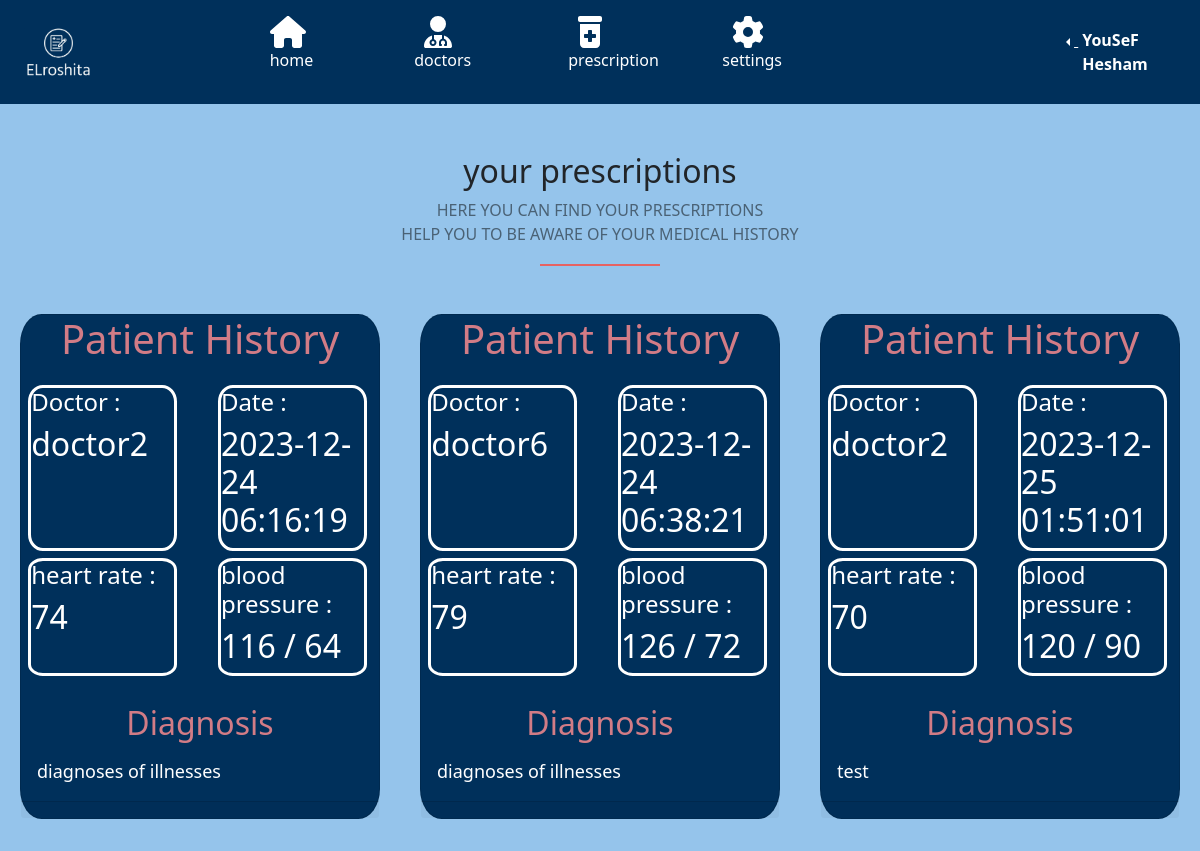
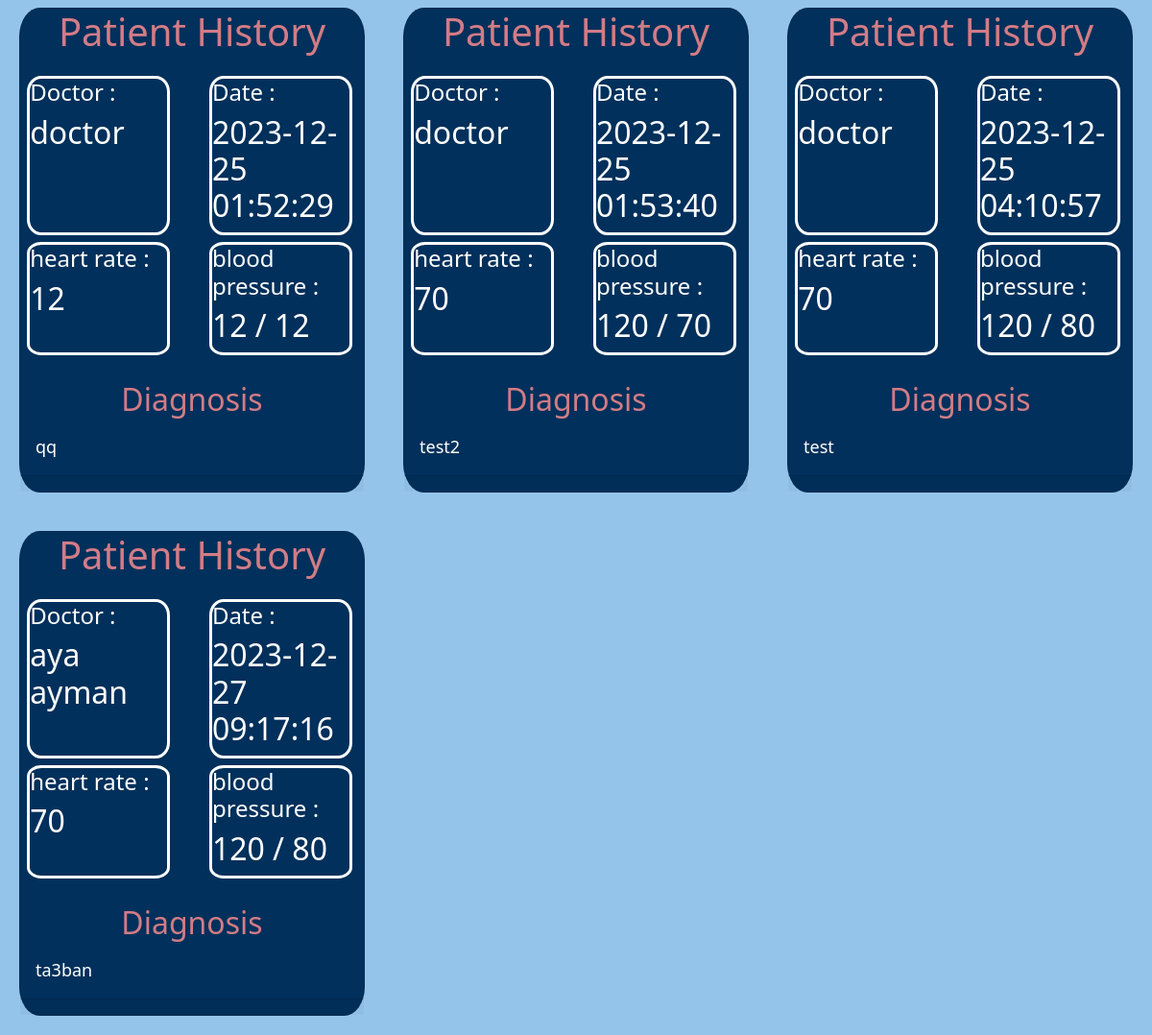
The page /prescription.php (signed in) on the database its author committed (2 pictures, top to bottom).
### tables this page shows
CREATE TABLE `user_login` (
  `id` int(11) NOT NULL,
  `user_image` varchar(100) NOT NULL,
  `username` varchar(255) NOT NULL,
  `password` varchar(255) NOT NULL,
  `name` varchar(255) NOT NULL,
  `is_doctor` int(11) NOT NULL
);

CREATE TABLE `roshita` (
  `patient_id` int(11) NOT NULL,
  `roshita_date` datetime NOT NULL DEFAULT current_timestamp(),
  `roshita` text NOT NULL,
  `heart rate` int(4) NOT NULL,
  `systolic_blood_pressure` int(4) NOT NULL,
  `diastolic_blood_pressure` int(4) NOT NULL,
  `doctor_id` int(11) NOT NULL
);

### prescription.php (the view, shortened to what this page needs)
<?php
include "backend/dbconnect.php";
$user_id_session = $_SESSION['name'];
$sql = "select user_image , name , username from user_login where id = $user_id_session";
$result = mysqli_query($conn, $sql);
$row = mysqli_fetch_assoc($result);
$sql2 = "select * from roshita where patient_id = $user_id_session";
$result2 = mysqli_query($conn, $sql2);
?>
<!DOCTYPE html>
<html lang="en">
<head>
    <link rel="stylesheet" href="css/bootstrap.min.css">
    <link rel="stylesheet" href="css/all.min.css">
    <link rel="stylesheet" href="css/style.css">
    <link rel="stylesheet" href="css/prescription_style.css">
</head>
<body>
    <nav class="navbar navbar-expand-lg navbar-light bg-body-tertiary">
        <div class="container-fluid justify-content-between">
            <div class="d-flex">
                <a class="navbar-brand me-0 mb-0 d-flex align-items-center" href="#">
                    <img src="imgs/logo.webp" height="70px" alt="Logo" loading="lazy" style="margin: 0px;" />
                </a>
            </div>
            <ul class="navbar-nav flex-row d-none d-md-flex d-sm-none">
                <li class="nav-item me-1 me-lg-1 active">
                    <a class="nav-link" href="home.php">
                        <span><i class="fas fa-home fa-lg fa-2xl"></i></span>
                        <p>home</p>
                    </a>
                </li>
                <li class="nav-item me-1 me-lg-1">
                    <a class="nav-link" href="doctors_tab.php">
                        <span><i class="fa-solid fa-user-doctor fa-2xl"></i></span>
                        <p class="h6edit">doctors</p>
                    </a>
                </li>
                <li class="nav-item me-1 me-lg-1">
                    <a class="nav-link" href="prescription.php">
                        <span><i class="fa-solid fa-prescription-bottle-medical fa-2xl"></i></span>
                        <p class="h6edit">prescription</p>
                    </a>
                </li>
                <li class="nav-item me-1 me-lg-1">
                    <a class="nav-link" href="setting.php">
                        <span><i class="fa-solid fa-gear fa-2xl"></i></span>
                        <p class="h6edit">settings</p>
                    </a>
                </li>
            </ul>
            <ul class="navbar-nav flex-row d-none d-md-flex d-sm-none">
                <li class="nav-item me-md-1 me-lg-1  d-sm-none  d-lg-flex d-md-flex">
                    <a class="nav-link d-sm-none  d-lg-flex d-md-flex " href="#">
                        <div class="btn-group dropstart">
                            <a class="dropdown-toggle" href="#" role="button" data-bs-toggle="dropdown" aria-expanded="false">
                            </a>
                        </div>
                        <strong class="username d-none d-sm-none  d-lg-block d-md-block ms-1">
                            <?php
                            $user_name_file = $row['name'];
                            echo "$user_name_file";
                            ?>
                        </strong>
                    </a>
                </li>
            </ul>
        </div>
    </nav>
    <div class="checked_cards_container">
        <div class="main-title mt-5 mb-5 position-relative">
            <h2>your prescriptions</h2>
            <p class="text-black-50 text-uppercase">here you can find your prescriptions <br> help you to be aware of your Medical history</p>
        </div>
    </div>
    <div class="row row-cols-1 row-cols-md-3 g-0">
    <?php while ($row2 = mysqli_fetch_assoc($result2)) { ?>
        <div class="col">
            <div class="card">
                <div class="rosheta">
                    <h1>Patient History</h1>
                    <div class="row  g-0">
                        <div class="name col-5">
                            <h4>Doctor : </h4>
                            <h2><?php
                            $doctor_id_num=$row2['doctor_id'];
                            $sql3 = "select name from user_login where id = $doctor_id_num";
                            $result3 = mysqli_query($conn, $sql3);
                            $row3 = mysqli_fetch_assoc($result3);
                            echo $row3['name'] ;?></h2>
                        </div>
                        <div class="col-1"></div>
                        <div class="date col-5">
                            <h4>Date : </h4>
                            <h2><?php echo $row2['roshita_date']; ?></h2>
                        </div>
                        <div class="heart_rate col-5">
                            <h4>heart rate : </h4>
                            <h2><?php echo $row2['heart rate']; ?></h2>
                        </div>
                        <div class="col-1"></div>
                        <div class="blood_pressure col-5">
                            <h4>blood pressure : </h4>
                            <h2><?php echo $row2['systolic_blood_pressure']; ?> / <?php echo $row2['diastolic_blood_pressure']; ?></h2>
                        </div>
                        <div class="card-body">
                            <h2 class="history">Diagnosis</h2>
                            <p class="card-text">
                            <?php echo $row2['roshita']; ?>
                            </p>
                        </div>
                        <div class="card-footer">
                        </div>
                    </div>
                </div>
            </div>
        </div>
        <?php }?>
    </div>
</body>
</html>

### css/style.css (style rules this page uses)
body { margin: 0px; background-color: rgba(59, 147, 219, 0.537); }
nav ul li p { color: white; }
nav ul li .h6edit { transform: translate(-7%); }
nav ul li { width: 150px; }
nav ul li span { color: white; }
.username { color: white; }
.navbar { background-color: rgb(0, 48, 91); }
.navbar a { color: white; transition: font-size ease 0.4s; }
.navbar-light .navbar-nav .nav-link { color: rgba(255, 255, 255, 0.516); }

### css/prescription_style.css (style rules this page uses)
.rosheta h1 { text-align: center; color: rgb(210 124 134); margin-bottom: 5%; }
.rosheta .name, .rosheta .date, .rosheta .heart_rate, .rosheta .blood_pressure { border-radius: 10%; border-style: solid; margin: 1%; margin-left: 2%; }
.card { background-color: rgb(0 48 91); color: white; margin: 5%; border-radius: 6%; }
.card .card-text { font-size: large; }
.history { text-align: center; color: rgb(210 124 134); margin-bottom: 5%; }
.main-title { text-align: center; left: 50%; transform: translateX(-50%); }
.main-title::after { content: ""; width: 120px; height: 2px; background-color:rgb(231, 98, 98) ; position: absolute; bottom: -20px; left: 50%; transform: translateX(-50%); }

### rows shown on the page
user_login: name "YouSeF Hesham"
roshita: user_login.name "doctor2", roshita_date "2023-12-24 06:16:19", heart rate "74", systolic_blood_pressure "116", diastolic_blood_pressure "64", roshita "diagnoses of illnesses"
roshita: user_login.name "doctor6", roshita_date "2023-12-24 06:38:21", heart rate "79", systolic_blood_pressure "126", diastolic_blood_pressure "72", roshita "diagnoses of illnesses"
roshita: user_login.name "doctor2", roshita_date "2023-12-25 01:51:01", heart rate "70", systolic_blood_pressure "120", diastolic_blood_pressure "90", roshita "test"
roshita: user_login.name "doctor", roshita_date "2023-12-25 01:52:29", heart rate "12", systolic_blood_pressure "12", diastolic_blood_pressure "12", roshita "qq"
roshita: user_login.name "doctor", roshita_date "2023-12-25 01:53:40", heart rate "70", systolic_blood_pressure "120", diastolic_blood_pressure "70", roshita "test2"
roshita: user_login.name "doctor", roshita_date "2023-12-25 04:10:57", heart rate "70", systolic_blood_pressure "120", diastolic_blood_pressure "80", roshita "test"
roshita: user_login.name "aya ayman", roshita_date "2023-12-27 09:17:16", heart rate "70", systolic_blood_pressure "120", diastolic_blood_pressure "80", roshita "ta3ban"
